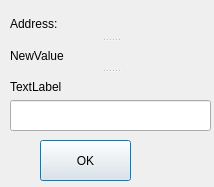
<?xml version="1.0" encoding="UTF-8"?>
<ui version="4.0">
 <class>CellValueChangeWindow</class>
 <widget class="QDialog" name="CellValueChangeWindow">
  <property name="geometry">
   <rect>
    <x>0</x>
    <y>0</y>
    <width>214</width>
    <height>187</height>
   </rect>
  </property>
  <property name="windowTitle">
   <string>Dialog</string>
  </property>
  <widget class="QLineEdit" name="lineEdit">
   <property name="geometry">
    <rect>
     <x>10</x>
     <y>100</y>
     <width>201</width>
     <height>31</height>
    </rect>
   </property>
  </widget>
  <widget class="QPushButton" name="pushButton">
   <property name="geometry">
    <rect>
     <x>40</x>
     <y>140</y>
     <width>91</width>
     <height>41</height>
    </rect>
   </property>
   <property name="text">
    <string>OK</string>
   </property>
  </widget>
  <widget class="QSplitter" name="splitter">
   <property name="geometry">
    <rect>
     <x>10</x>
     <y>10</y>
     <width>201</width>
     <height>91</height>
    </rect>
   </property>
   <property name="orientation">
    <enum>Qt::Vertical</enum>
   </property>
   <widget class="QLabel" name="label_2">
    <property name="text">
     <string>Address:</string>
    </property>
   </widget>
   <widget class="QLabel" name="label_3">
    <property name="text">
     <string>NewValue</string>
    </property>
   </widget>
   <widget class="QLabel" name="label">
    <property name="text">
     <string>TextLabel</string>
    </property>
   </widget>
  </widget>
 </widget>
 <resources/>
 <connections/>
</ui>
